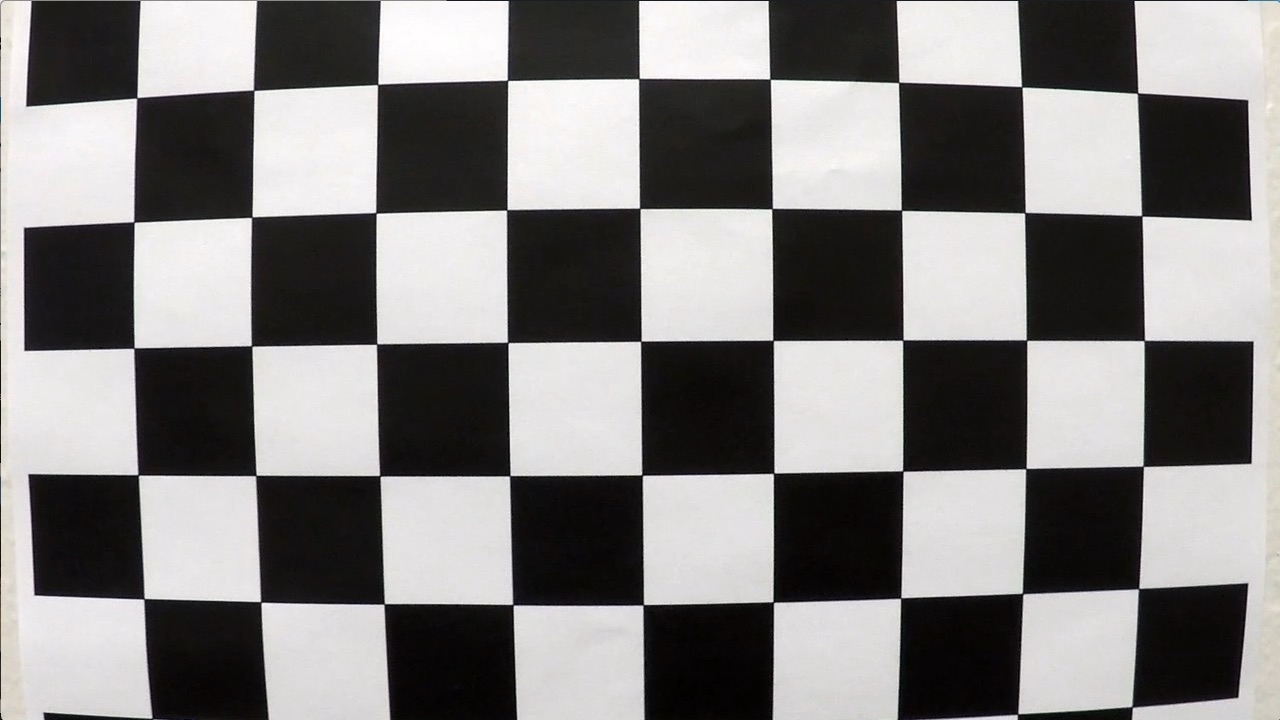
#> input picture data/camera_cal/calibration1.jpg, 1280 x 720 px; its folder holds only this picture in this run
$ python Untitled-1.py   (older library calls are emulated)
#> lines starting #> are read from the running program, lines starting #| are printed output that depends on the picture
### source/lanetracker/camera.py
import numpy as np
from cv2 import cv2
import matplotlib.image as mpimg


class CameraCalibration(object):
    """
    Prepares camera calibration pipeline based on a set of calibration images.
    """

    def __init__(self, calibration_images, pattern_size=(9, 6), retain_calibration_images=False):
        """
        Initialises camera calibration pipeline based on a set of calibration images.

        Parameters
        ----------
        calibration_images          : Calibration images.
        pattern_size                : Shape of the calibration pattern.
        retain_calibration_images   : Flag indicating if we need to preserve calibration images.
        """
        self.camera_matrix = None
        self.dist_coefficients = None
        self.calibration_images_success = []
        self.calibration_images_error = []
        self.calculate_calibration(calibration_images, pattern_size, retain_calibration_images)

    def __call__(self, image):
        """
        Calibrates an image based on saved settings.

        Parameters
        ----------
        image       : Image to calibrate.

        Returns
        -------
        Calibrated image.
        """
        if self.camera_matrix is not None and self.dist_coefficients is not None:
            return cv2.undistort(image, self.camera_matrix, self.dist_coefficients, None, self.camera_matrix)
        else:
            return image

    def calculate_calibration(self, images, pattern_size, retain_calibration_images):
        """
        Prepares calibration settings.

        Parameters
        ----------
        images                      : Set of calibration images.
        pattern_size                : Calibration pattern shape.
        retain_calibration_images   : Flag indicating if we need to preserve calibration images.
        """
#> called with pattern_size = (9, 6), retain_calibration_images = True
        # Prepare object points: (0,0,0), (1,0,0), (2,0,0), ...
        pattern = np.zeros((pattern_size[1] * pattern_size[0], 3), np.float32)
        pattern[:, :2] = np.mgrid[0:pattern_size[0], 0:pattern_size[1]].T.reshape(-1, 2)
        pattern_points = []  # 3d points in real world space
        image_points = []  # 2d points in image plane.
        image_size = None

        # Step through the list and search for chessboard corners
        for i, path in enumerate(images):
            image = mpimg.imread(path)
#> image is the input picture: shape (720, 1280, 3); mean R, G, B 130.1, 128.4, 127.8
            gray = cv2.cvtColor(image, cv2.COLOR_RGB2GRAY)
            # Find the chessboard corners
            found, corners = cv2.findChessboardCorners(gray, pattern_size, None)
#> found = False; corners = None
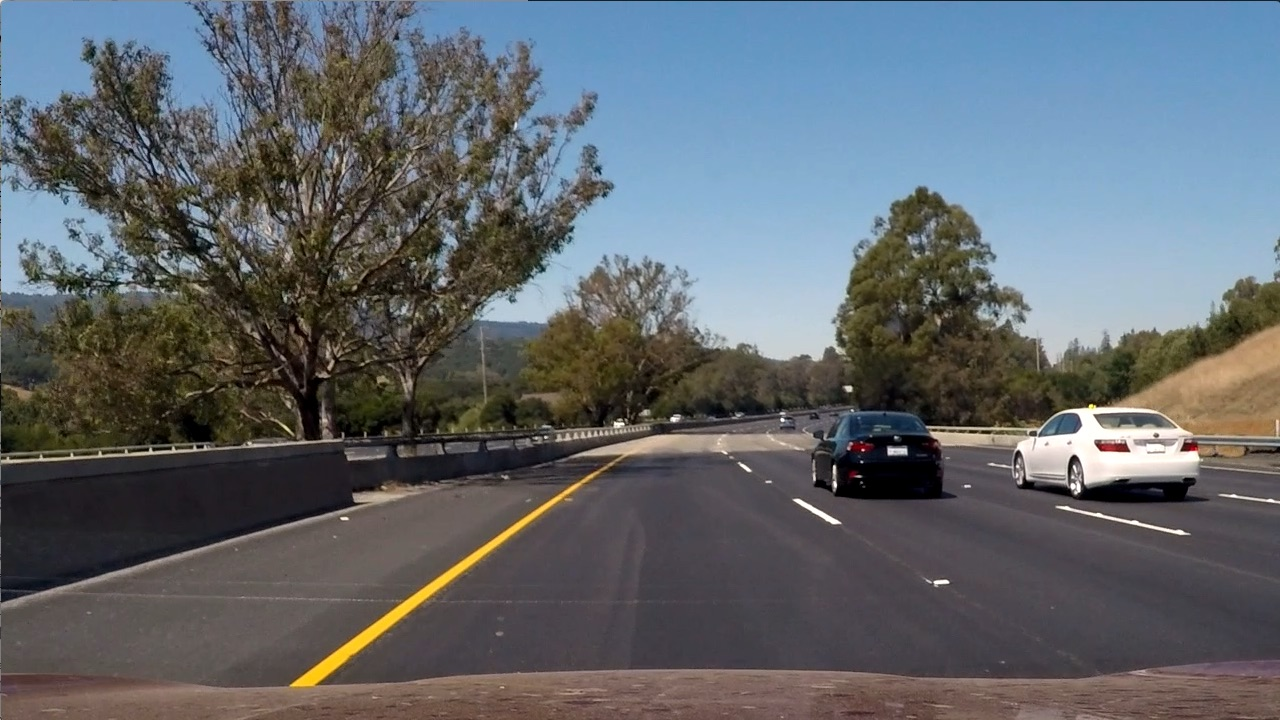
#> input picture data/test_images/test6.jpg, 1280 x 720 px, found by its file name
#> further down, image is the input picture: shape (720, 1280, 3); mean R, G, B 97, 102.6, 107.9
            # If found, add object points and image points
            if found:
                pattern_points.append(pattern)
                image_points.append(corners)
                image_size = (image.shape[1], image.shape[0])
                if retain_calibration_images:
                    cv2.drawChessboardCorners(image, pattern_size, corners, True)
                    self.calibration_images_success.append(image)
            else:
                if retain_calibration_images:
                    self.calibration_images_error.append(image)

        if pattern_points and image_points:
            _, self.camera_matrix, self.dist_coefficients, _, _ = cv2.calibrateCamera(
                pattern_points, image_points, image_size, None, None
            )

### source/lanetracker/gradients.py
import numpy as np
import cv2


def gradient_abs_value_mask(image, sobel_kernel=3, axis='x', threshold=(0, 255)):
    """
    Masks the image based on gradient absolute value.

    Parameters
    ----------
    image           : Image to mask.
    sobel_kernel    : Kernel of the Sobel gradient operation.
    axis            : Axis of the gradient, 'x' or 'y'.
    threshold       : Value threshold for it to make it to appear in the mask.

    Returns
    -------
    Image mask with 1s in activations and 0 in other pixels.
    """
    # Take the absolute value of derivative in x or y given orient = 'x' or 'y'
    if axis == 'x':
        sobel = np.absolute(cv2.Sobel(image, cv2.CV_64F, 1, 0, ksize=sobel_kernel))
    if axis == 'y':
        sobel = np.absolute(cv2.Sobel(image, cv2.CV_64F, 0, 1, ksize=sobel_kernel))
    # Scale to 8-bit (0 - 255) then convert to type = np.uint8
    sobel = np.uint8(255 * sobel / np.max(sobel))
    # Create a mask of 1's where the scaled gradient magnitude is > thresh_min and < thresh_max
    mask = np.zeros_like(sobel)
    # Return this mask as your binary_output image
    mask[(sobel >= threshold[0]) & (sobel <= threshold[1])] = 1
    return mask

def gradient_magnitude_mask(image, sobel_kernel=3, threshold=(0, 255)):
    """
    Masks the image based on gradient magnitude.

    Parameters
    ----------
    image           : Image to mask.
    sobel_kernel    : Kernel of the Sobel gradient operation.
    threshold       : Magnitude threshold for it to make it to appear in the mask.

    Returns
    -------
    Image mask with 1s in activations and 0 in other pixels.
    """
    # Take the gradient in x and y separately
    sobel_x = cv2.Sobel(image, cv2.CV_64F, 1, 0, ksize=sobel_kernel)
    sobel_y = cv2.Sobel(image, cv2.CV_64F, 0, 1, ksize=sobel_kernel)
    # Calculate the magnitude
    magnitude = np.sqrt(sobel_x ** 2 + sobel_y ** 2)
    # Scale to 8-bit (0 - 255) and convert to type = np.uint8
    magnitude = (magnitude * 255 / np.max(magnitude)).astype(np.uint8)
    # Create a binary mask where mag thresholds are met
    mask = np.zeros_like(magnitude)
    mask[(magnitude >= threshold[0]) & (magnitude <= threshold[1])] = 1
    # Return this mask as your binary_output image
    return mask

def gradient_direction_mask(image, sobel_kernel=3, threshold=(0, np.pi / 2)):
    """
    Masks the image based on gradient direction.

    Parameters
    ----------
    image           : Image to mask.
    sobel_kernel    : Kernel of the Sobel gradient operation.
    threshold       : Direction threshold for it to make it to appear in the mask.

    Returns
    -------
    Image mask with 1s in activations and 0 in other pixels.
    """
    # Take the gradient in x and y separately
    sobel_x = cv2.Sobel(image, cv2.CV_64F, 1, 0, ksize=sobel_kernel)
    sobel_y = cv2.Sobel(image, cv2.CV_64F, 0, 1, ksize=sobel_kernel)
    # Take the absolute value of the x and y gradients and calculate the direction of the gradient
    direction = np.arctan2(np.absolute(sobel_y), np.absolute(sobel_x))
    # Create a binary mask where direction thresholds are met
    mask = np.zeros_like(direction)
    # Return this mask as your binary_output image
    mask[(direction >= threshold[0]) & (direction <= threshold[1])] = 1
    return mask

def color_threshold_mask(image, threshold=(0, 255)):
    """
    Masks the image based on color intensity.

    Parameters
    ----------
    image           : Image to mask.
    threshold       : Color intensity threshold.

    Returns
    -------
    Image mask with 1s in activations and 0 in other pixels.
    """
    mask = np.zeros_like(image)
    mask[(image > threshold[0]) & (image <= threshold[1])] = 1
    return mask

def get_edges(image, separate_channels=False):
    """
    Masks the image based on a composition of edge detectors: gradient value,
    gradient magnitude, gradient direction and color.

    Parameters
    ----------
    image               : Image to mask.
    separate_channels   : Flag indicating if we need to put masks in different color channels.

    Returns
    -------
    Image mask with 1s in activations and 0 in other pixels.
    """
#> called with separate_channels = True
    # Convert to HLS color space and separate required channel
    hls = cv2.cvtColor(np.copy(image), cv2.COLOR_RGB2HLS).astype(np.float)
    s_channel = hls[:, :, 2]
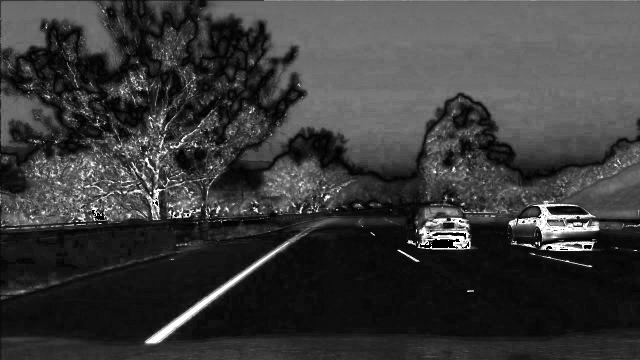
#> s_channel: shape (720, 1280) float64 (shown at 1/2 size); min 0, max 255, mean 57.5
    # Get a combination of all gradient thresholding masks
    gradient_x = gradient_abs_value_mask(s_channel, axis='x', sobel_kernel=3, threshold=(20, 100))
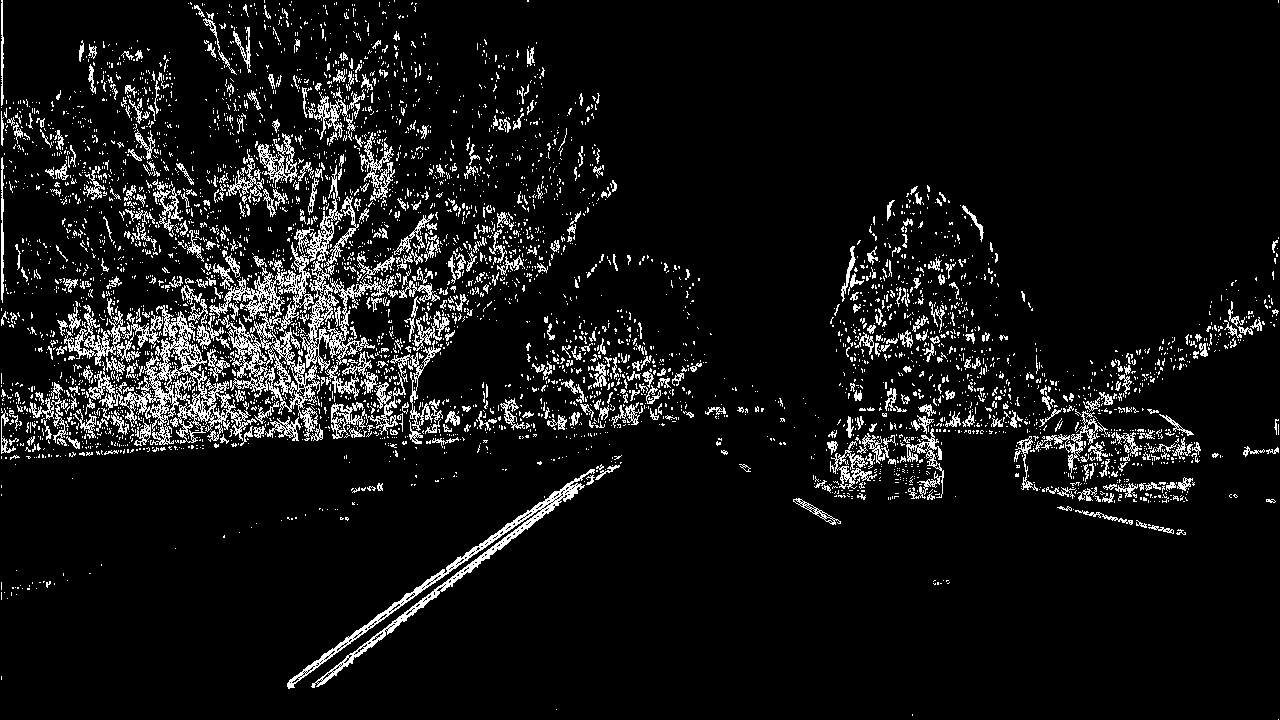
#> gradient_x: shape (720, 1280); values 0 (black) and 1 (white), 8% white in thin lines or dots
    gradient_y = gradient_abs_value_mask(s_channel, axis='y', sobel_kernel=3, threshold=(20, 100))
#> gradient_y: shape (720, 1280); values 0 (black) and 1 (white), 8.7% white in thin lines or dots
    magnitude = gradient_magnitude_mask(s_channel, sobel_kernel=3, threshold=(20, 100))
#> in gradient_magnitude_mask, `sobel_y = cv2.Sobel(image, cv2.CV_64F, 0, 1, ksize=sobel_kernel)`:
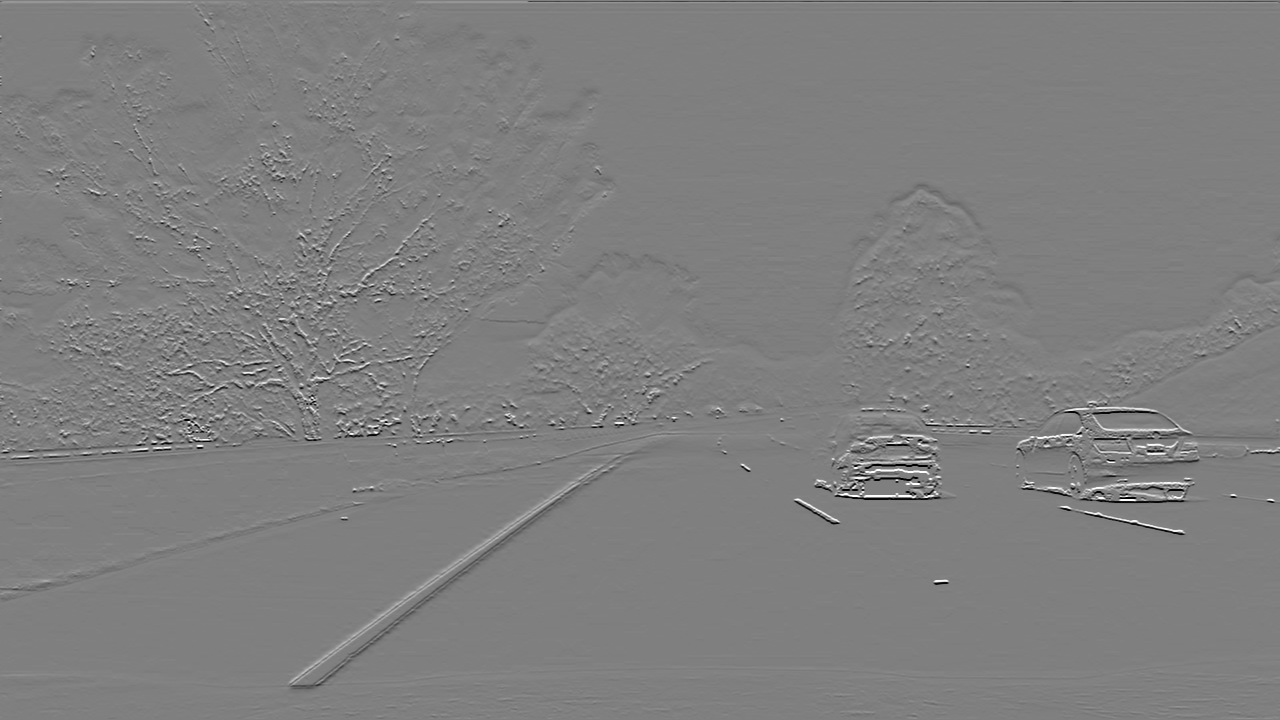
#> sobel_y: shape (720, 1280) float64; min -1020, max 1020, mean -0.6; drawn with min black and max white
#> (the rest of the program and of its run is left out)
